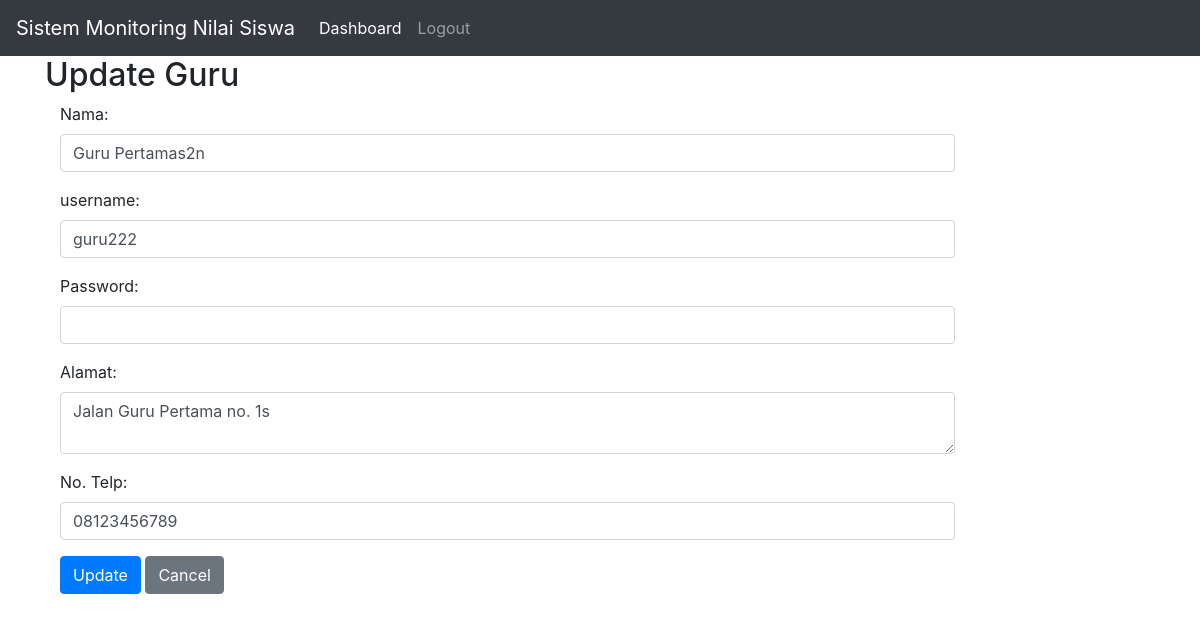
The page /guru/edit/1 on the database as committed earlier.
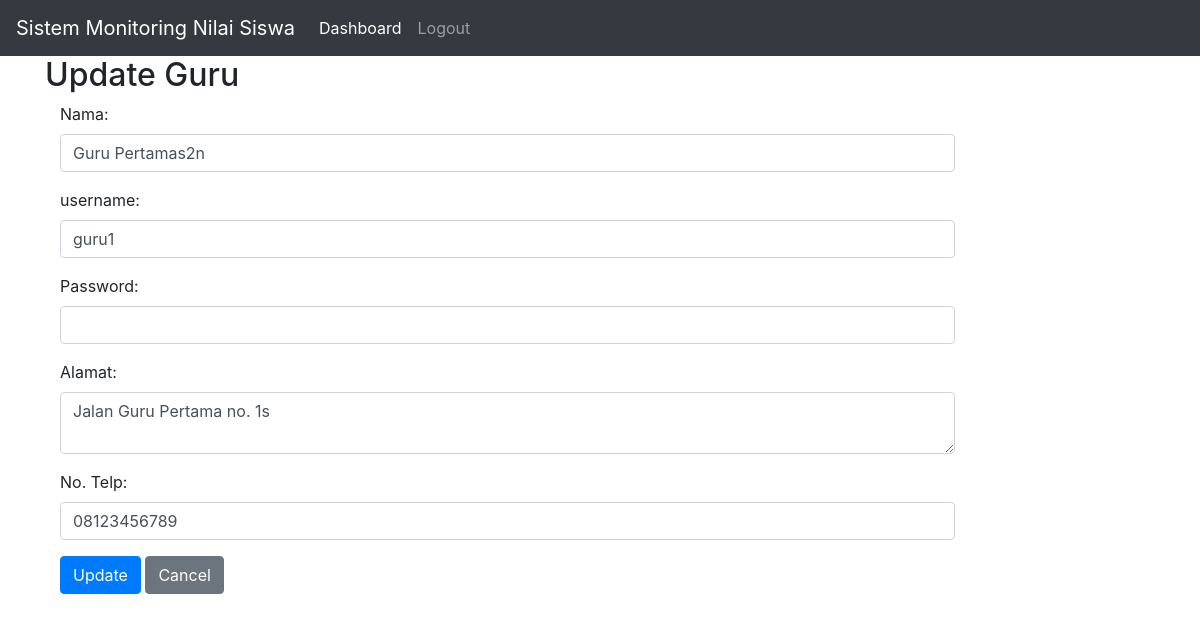
The same page on the database as committed later.
### tables this page shows
CREATE TABLE `guru` (
  `id_guru` int(11) NOT NULL,
  `nama_guru` varchar(255) NOT NULL,
  `alamat_guru` varchar(255) NOT NULL,
  `telepon_guru` varchar(20) NOT NULL,
  `id_user` int(11) NOT NULL
);

CREATE TABLE `user` (
  `id_user` int(11) NOT NULL,
  `username` varchar(255) NOT NULL,
  `password` varchar(255) NOT NULL,
  `role` enum('admin','guru','murid') NOT NULL
);

### application/controllers/Guru.php (called while the page is built, shortened)
<?php
class Guru extends CI_Controller
{
  public function __construct()
  {
    $this->load->model('guru_model');
    $this->load->model('user_model');
  }
  public function edit($id)
  {
    $guru = $this->guru_model->get_by_id($id);
    $data['guru'] = $guru;
    $this->load->view('layout/header');
    $this->load->view('guru/edit', $data);
    $this->load->view('layout/footer');
  }
}

### index.php (called while the page is built, shortened)
<?php
require_once BASEPATH.'core/CodeIgniter.php';

### application/models/Guru_model.php (called while the page is built, shortened)
<?php
class Guru_model extends CI_Model
{
  public function get_by_id($id_guru)
  {
    $this->db->select('*');
    $this->db->from('guru');
    $this->db->join('user', 'guru.id_user = user.id_user');
    $this->db->where('id_guru', $id_guru);
    $query = $this->db->get();
    return $query->row();
  }
}

### application/views/guru/edit.php (the view, shortened to what this page needs)
<div class="container">
  <h2>Update Guru</h2>
  <?php echo form_open('guru/edit/' . $guru->id_guru, array('class' => 'form-horizontal')); ?>
  <div class="form-group">
    <label class="control-label col-sm-2" for="nama">Nama:</label>
    <div class="col-sm-10">
      <input type="text" class="form-control" id="nama_guru" name="nama_guru" value="<?php echo $guru->nama_guru ?>">
    </div>
  </div>
  <div class="form-group">
    <label class="control-label col-sm-2" for="username">username:</label>
    <div class="col-sm-10">
      <input type="text" class="form-control" id="username" name="username" value="<?php echo $guru->username ?>">
    </div>
  </div>
  <div class="form-group">
    <label class="control-label col-sm-2" for="password">Password:</label>
    <div class="col-sm-10">
      <input type="password" class="form-control" id="password" name="password">
    </div>
  </div>
  <div class="form-group">
    <label class="control-label col-sm-2" for="alamat">Alamat:</label>
    <div class="col-sm-10">
      <textarea class="form-control" id="alamat_guru" name="alamat_guru"><?php echo $guru->alamat_guru ?></textarea>
    </div>
  </div>
  <div class="form-group">
    <label class="control-label col-sm-2" for="no_telp">No. Telp:</label>
    <div class="col-sm-10">
      <input type="text" class="form-control" id="telepon_guru" name="telepon_guru" value="<?php echo $guru->telepon_guru ?>">
    </div>
  </div>
  <div class="form-group">
    <div class="col-sm-offset-2 col-sm-10">
      <button type="submit" class="btn btn-primary" name="submit" value="submit">Update</button>
      <a href="<?php echo base_url('guru') ?>" class="btn btn-secondary">Cancel</a>
    </div>
  </div>
  <?php echo form_close(); ?>
</div>

Rows that differ between the two databases and show on the page:
changed through a linked row, guru "Guru Pertamas2n": username "guru222" → "guru1"
